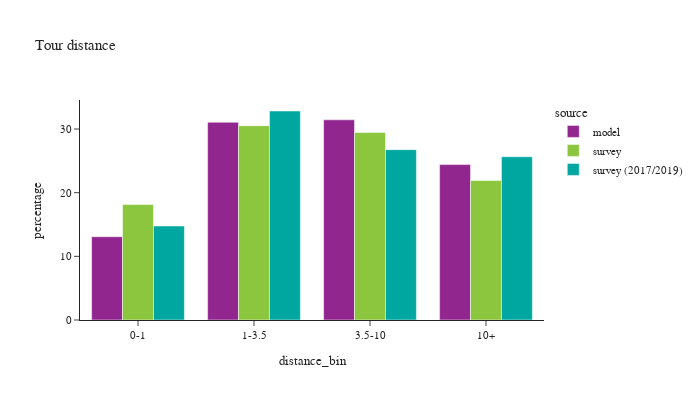

Notebook code cell kept with this figure:
### Code cell
def plot_bins(df:pd.DataFrame, filter=None, title_name=None):

    if filter is not None:
        df = df.loc[filter]
    df_plot = df.loc[(df['distance_bin'] != float('nan'))].groupby(['source','distance_bin'])['toexpfac'].sum().reset_index()

    df_plot['percentage'] = df_plot.groupby(['source'], group_keys=False)['toexpfac']. \
        apply(lambda x: 100 * x / float(x.sum()))

    df_plot_ct = df.loc[(df['distance_bin'] != float('nan'))].groupby(['source','distance_bin'])['toexpfac'].count().reset_index().rename(columns={'toexpfac':'sample count'})

    df_plot = df_plot.merge(df_plot_ct, on=['source','distance_bin'])

    if title_name:
        chart_title = "Tour distance by purpose: "+title_name
    else:
        chart_title = "Tour distance"

    fig = px.bar(df_plot, x="distance_bin", y="percentage", color="source",barmode="group",
                facet_col_wrap=2, hover_data=['sample count'],
                title=chart_title)
    fig.for_each_annotation(lambda a: a.update(text = a.text.split("=")[-1]))
    fig.update_layout(height=400, width=700, font=dict(size=11))
    fig.show()

plot_bins(tour)

### Figure 1 — Plotly figure (JSON) as saved in the notebook; plotly's stock layout.template omitted (floating-point values rounded to 4 significant figures)
{"data": [{"alignmentgroup": "True", "customdata": [[717950], [1704270], [1725561], [1339498]], "hovertemplate": "source=model<br>distance_bin=%{x}<br>percentage=%{y}<br>sample count=%{customdata[0]}<extra></extra>", "legendgroup": "model", "marker": {"color": "#91268F", "pattern": {"shape": ""}}, "name": "model", "offsetgroup": "model", "orientation": "v", "showlegend": true, "textposition": "auto", "type": "bar", "x": ["0-1", "1-3.5", "3.5-10", "10+"], "xaxis": "x", "y": [13.08, 31.06, 31.45, 24.41], "yaxis": "y"}, {"alignmentgroup": "True", "customdata": [[2615], [3208], [2734], [1725]], "hovertemplate": "source=survey<br>distance_bin=%{x}<br>percentage=%{y}<br>sample count=%{customdata[0]}<extra></extra>", "legendgroup": "survey", "marker": {"color": "#8CC63E", "pattern": {"shape": ""}}, "name": "survey", "offsetgroup": "survey", "orientation": "v", "showlegend": true, "textposition": "auto", "type": "bar", "x": ["0-1", "1-3.5", "3.5-10", "10+"], "xaxis": "x", "y": [18.13, 30.51, 29.45, 21.91], "yaxis": "y"}, {"alignmentgroup": "True", "customdata": [[5473], [7281], [6012], [3799]], "hovertemplate": "source=survey (2017/2019)<br>distance_bin=%{x}<br>percentage=%{y}<br>sample count=%{customdata[0]}<extra></extra>", "legendgroup": "survey (2017/2019)", "marker": {"color": "#00A7A0", "pattern": {"shape": ""}}, "name": "survey (2017/2019)", "offsetgroup": "survey (2017/2019)", "orientation": "v", "showlegend": true, "textposition": "auto", "type": "bar", "x": ["0-1", "1-3.5", "3.5-10", "10+"], "xaxis": "x", "y": [14.77, 32.83, 26.76, 25.64], "yaxis": "y"}], "layout": {"barmode": "group", "font": {"size": 11}, "height": 400, "legend": {"title": {"text": "source"}, "tracegroupgap": 0}, "title": {"text": "Tour distance"}, "width": 700, "xaxis": {"anchor": "y", "domain": [0.0, 1.0], "title": {"text": "distance_bin"}}, "yaxis": {"anchor": "x", "domain": [0.0, 1.0], "title": {"text": "percentage"}}}}
